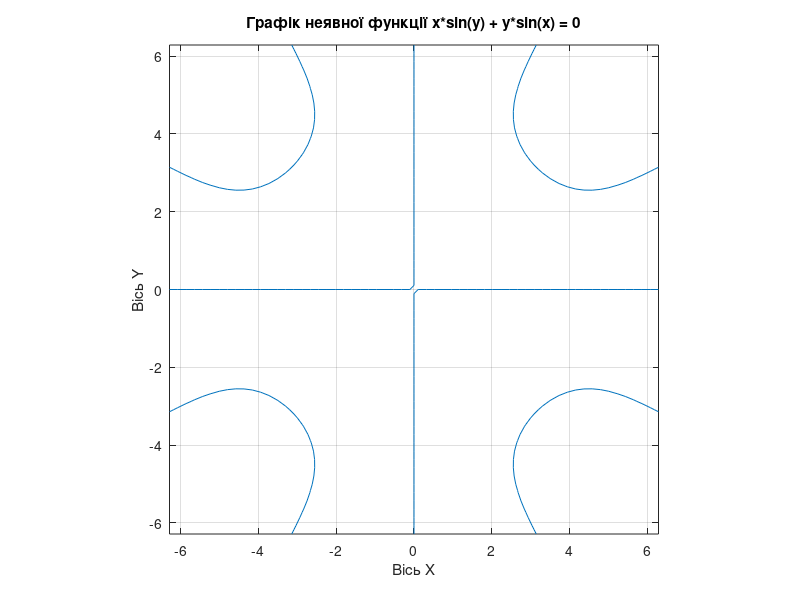

This figure's MATLAB source:
figure;

ezplot('x*sin(y) + y*sin(x)', [-2*pi, 2*pi]);

title('Графік неявної функції x*sin(y) + y*sin(x) = 0');
xlabel('Вісь X');
ylabel('Вісь Y');
grid on;
axis equal; 